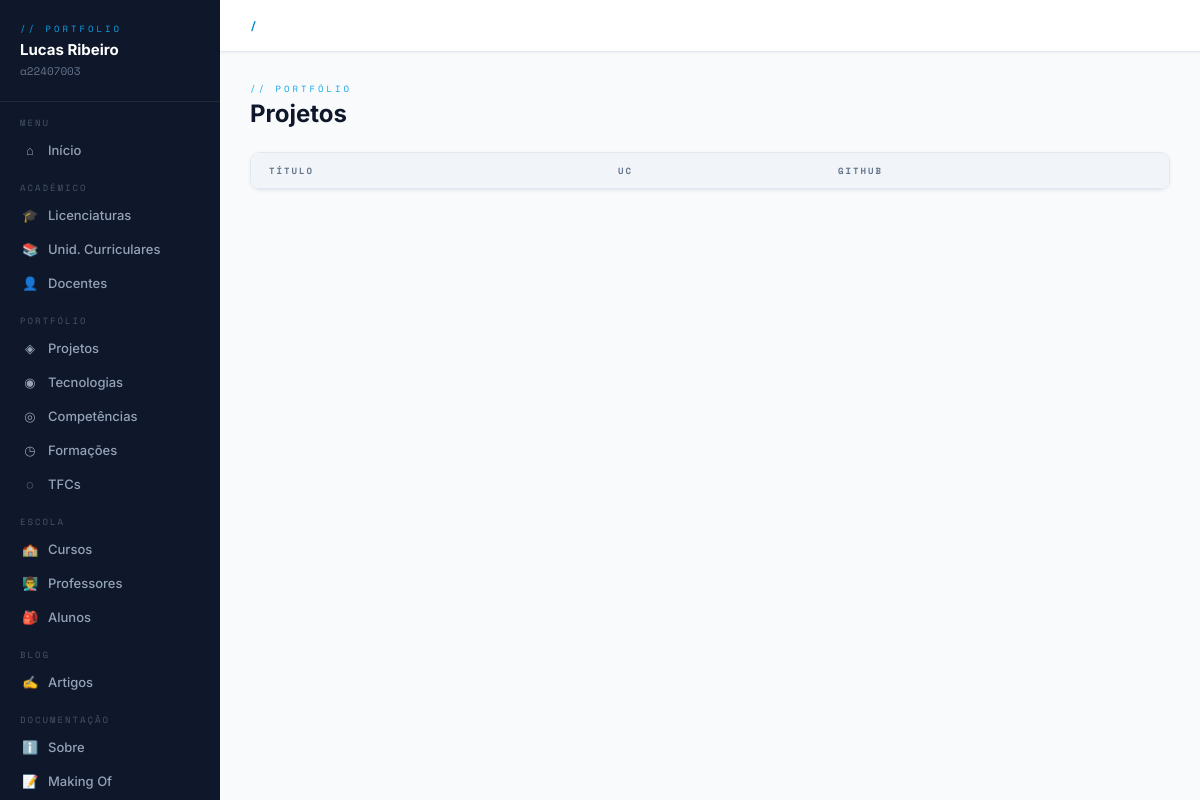
The app's page /projetos/, older data.
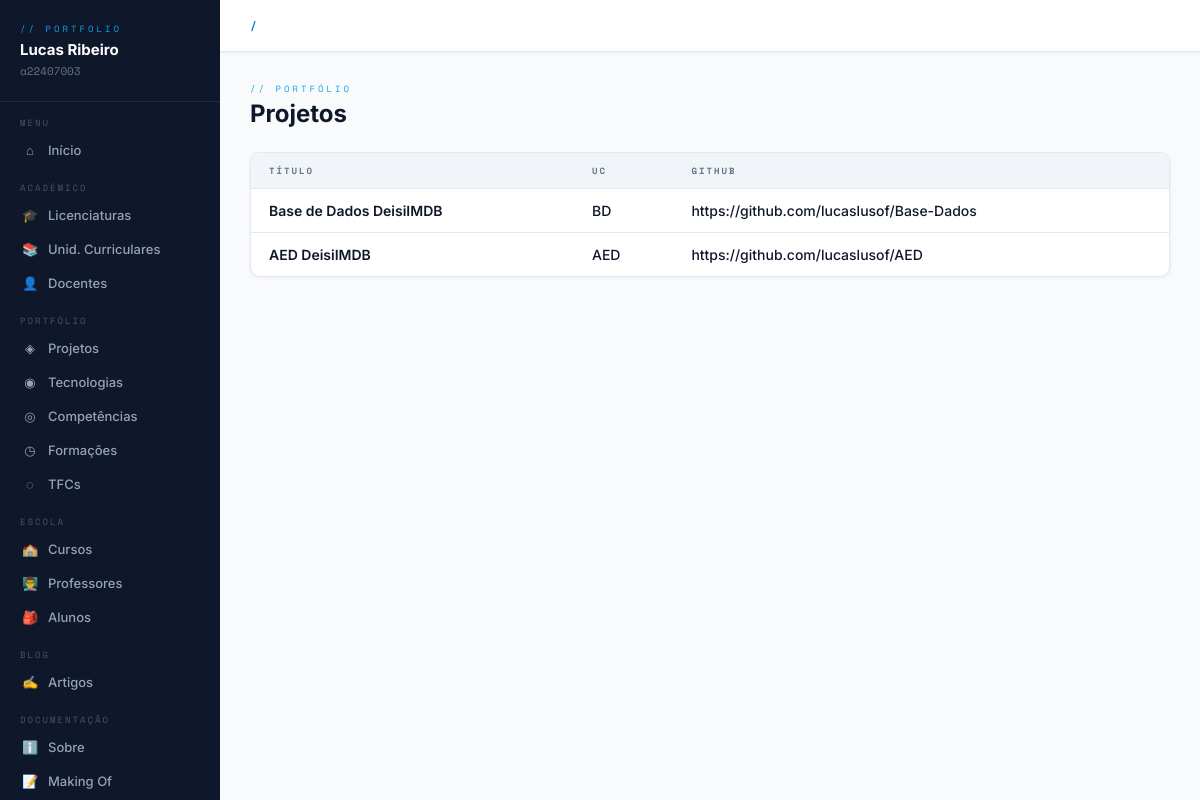
The same page, newer data.
### portfolio/models.py (models this page shows, shortened)
class Projeto(models.Model):
    uc = models.ForeignKey(UnidadeCurricular, on_delete=models.CASCADE, related_name='projetos')
    titulo = models.CharField(max_length=150)
    descricao = models.TextField()
    conceitos_aplicados = models.TextField()
    imagem = models.ImageField(upload_to='projetos/')
    video_demo = models.URLField(blank=True, null=True)
    link_github = models.URLField(blank=True, null=True)
    tecnologias = models.ManyToManyField(Tecnologia, related_name='projetos')
    competencias = models.ManyToManyField('Competencia', related_name='projetos', blank=True)

class UnidadeCurricular(models.Model):
    licenciatura = models.ForeignKey(Licenciatura, on_delete=models.CASCADE, related_name='ucs')
    docentes = models.ManyToManyField(Docente, blank=True)
    nome = models.CharField(max_length=200)
    sigla = models.CharField(max_length=20, blank=True)
    ano = models.IntegerField()
    semestre = models.IntegerField()
    ects = models.IntegerField(default=6)
    imagem = models.ImageField(upload_to='ucs/', blank=True)
    url_programa = models.URLField(blank=True)
    course_code = models.CharField(max_length=20, blank=True)
    curricular_unit_code = models.CharField(max_length=20, blank=True)
    bibliografia = models.TextField(blank=True)
    metodologia = models.TextField(blank=True)
    objetivos = models.TextField(blank=True)
    programa = models.TextField(blank=True)
    apresentacao = models.TextField(blank=True)
    avaliacao = models.TextField(blank=True)

### portfolio/views.py (the view)
# urls.py: path('projetos/', views.projetos_list, name='projetos_list'),
def projetos_list(request):
    return render(request, 'portfolio/projetos_list.html', {'projetos': Projeto.objects.all()})

### portfolio/templates/portfolio/projetos_list.html (shortened to what this page needs)
{% extends 'portfolio/base.html' %}
{% load grupo_tags %}
{% block content %}
<div class="page-header">
    <div>
        <div class="page-label">// portfólio</div>
        <div class="page-title">Projetos</div>
    </div>
</div>
<div class="card">
    <table>
        <thead><tr><th>Título</th><th>UC</th><th>GitHub</th>
        </tr></thead>
        <tbody>
        {% for p in projetos %}
            <tr>
                <td class="text-dark">{{ p.titulo }}</td>
                <td>{{ p.uc.sigla }}</td>
                <td>{{ p.link_github }}</td>
            </tr>
        {% endfor %}
        </tbody>
    </table>
</div>
{% endblock %}

Row changes from the older to the newer data that the page shows:
added Projeto: titulo "Base de Dados DeisiIMDB", uc.sigla "BD", link_github "https://github.com/lucaslusof/Base-Dados"
added Projeto: titulo "AED DeisiIMDB", uc.sigla "AED", link_github "https://github.com/lucaslusof/AED"
